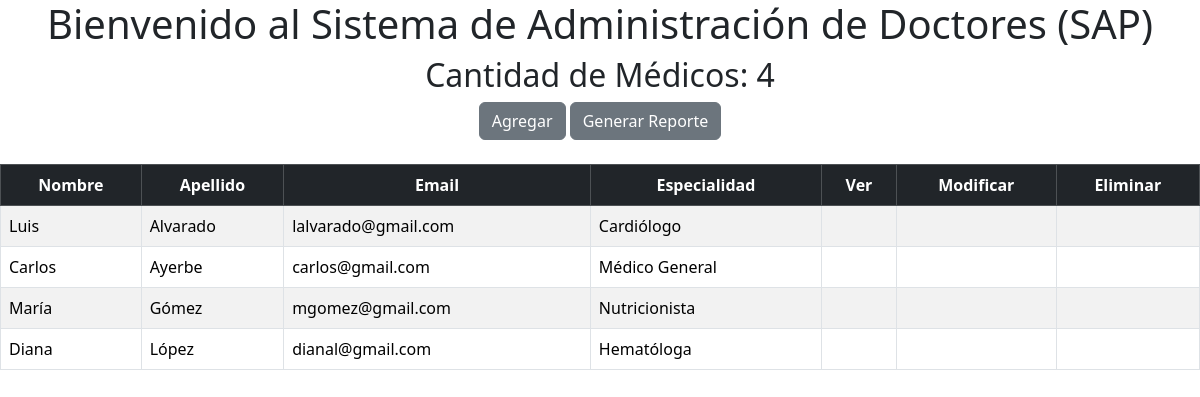
The app's page /, older data.
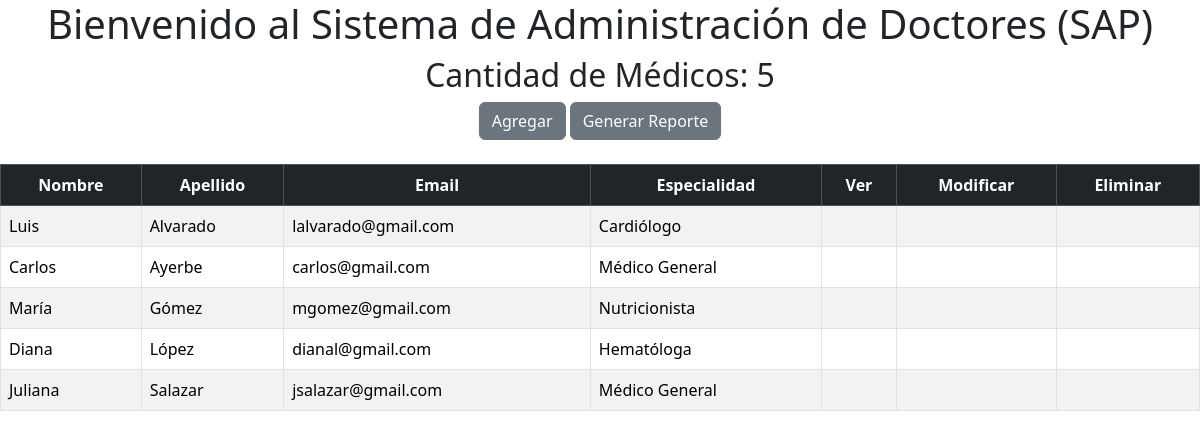
The same page, newer data.
### medico/models.py (models this page shows, shortened)
class Doctor(models.Model):
    SEXO = [
        ("M", "Masculino"),
        ("F", "Femenino"),
    ]
    nombre = models.CharField(max_length=20)
    apellido = models.CharField(max_length=20)
    sexo = models.CharField(max_length=1, choices=SEXO, null=True)
    email = models.EmailField(max_length=50)
    especialidad = models.CharField(max_length=50, default='Médico General')
    paciente = models.ForeignKey(Paciente, on_delete=models.SET_NULL, null=True)

### webapp/views.py (the view)
# urls.py: path('', bienvenida, name='inicio'),
def bienvenida(request):
    cantidad_medicos = Doctor.objects.count()
    medicos = Doctor.objects.order_by('apellido','nombre')
    dict_datos = {'cantidad_medicos': cantidad_medicos, 'medicos': medicos}
    pagina = loader.get_template('bienvenida.html')
    return HttpResponse(pagina.render(dict_datos, request))

### webapp/templates/bienvenida.html (shortened to what this page needs)
<!DOCTYPE html>
<html lang="en">
<head>
    <link href="https://cdn.jsdelivr.net/npm/bootstrap@5.3.2/dist/css/bootstrap.min.css" rel="stylesheet">
</head>
<body>
<div class="panel panel-primary" align="center">
    <h1>Bienvenido al Sistema de Administración de Doctores (SAP)</h1>
    <h2>Cantidad de Médicos: {{cantidad_medicos}}</h2>
</div>
<div align="center" class="">
    <a href='agregar_medico/' class="btn btn-secondary">Agregar</a>
    <a href="generar_reporte/" class="btn btn-secondary">Generar Reporte</a><br><br>
</div>
<table class="table table-striped table table-bordered table table-hover">
    <thead class="table-dark">
        <tr class="text-center">
            <th>Nombre</th>
            <th>Apellido</th>
            <th>Email</th>
            <th>Especialidad</th>
            <th>Ver</th>
            <th>Modificar</th>
            <th>Eliminar</th>
        </tr>
    </thead>
    {% for medico in medicos %}
        <tr>
            <td>{{medico.nombre}}</td>
            <td>{{medico.apellido}}</td>
            <td>{{medico.email}}</td>
            <td>{{medico.especialidad}}</td>
            <td class="text-center"><a href="ver_medico/{{medico.id}}" style="color: black;"></a></td>
             <td class="text-center"><a href="modificar_medico/{{medico.id}}" style="color: black;"></a></td>
             <td class="text-center"><a href="eliminar_medico/{{medico.id}}" style="color: black;"></a></td>
        </tr>
    {% endfor %}
</table>
</body>
</html>

Row changes from the older to the newer data that the page shows:
added Doctor: nombre "Juliana", apellido "Salazar", email "jsalazar@gmail.com", especialidad "Médico General"
Text that changed along with them:
{{ cantidad_medicos }}: "4" → "5"
